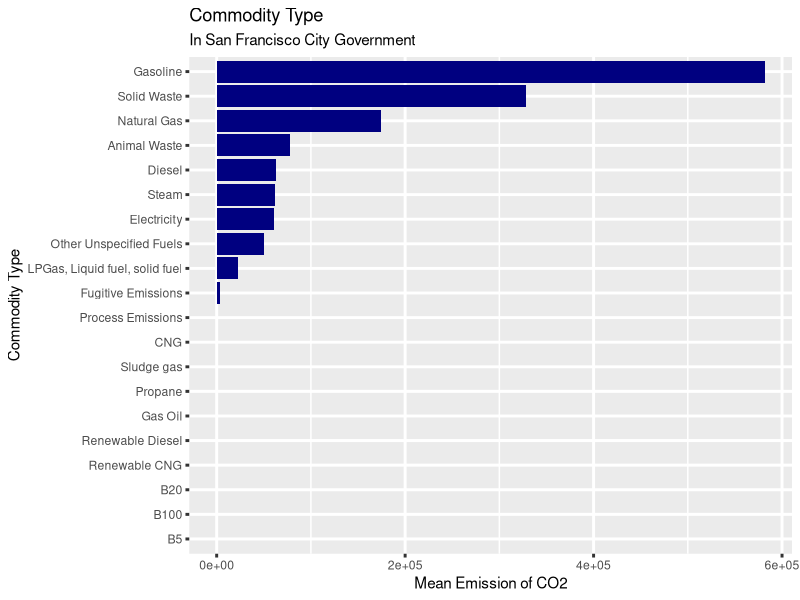

This chart was generated by the following R code:
## ---- chunk 1
knitr::opts_chunk$set(echo = TRUE)
## ---- chunk 2
# If you add any additional packages here, make sure they are
# also listed in the DESCRIPTION file
library("dplyr")
library("tidyr")
library("ggplot2")
library("readr")
library("broom")
library("knitr")
library("lubridate")
## ---- chunk 3
# read in community greenhouse data from 
# https://data.sfgov.org/Energy-and-Environment/San-Francisco-Communitywide-Greenhouse-Gas-Invento/btm4-e4ak

community_data <- read_csv(
  "data/raw_data/San_Francisco_Communitywide_Greenhouse_Gas_Inventory.csv")

## ---- chunk 4
# want to know relationship between the emission of CO2 and the commodity 
# type
community_data %>%
  filter(Sector_GPC == "Stationary") %>%
  group_by(Commodity_Type) %>%
  count() %>%
  arrange(desc(n))

community_data %>%
group_by(Commodity_Type) %>%
  summarize(mean_emission = mean(Emissions_mtCO2e, na.rm = TRUE)) %>%
  ggplot(aes(x = reorder(Commodity_Type, mean_emission), y = mean_emission)) +
  geom_col(fill = "navy blue", size = 1) +
  coord_flip() +
  labs( x = "Commodity Type", y = "Mean Emission of CO2") +
  ggtitle("Commodity Type", "In San Francisco City Government") +
  theme_grey(base_line_size = 1) +
  remove(B5)

# still to do: go back and see if you can color parts of each column according 
# to  

